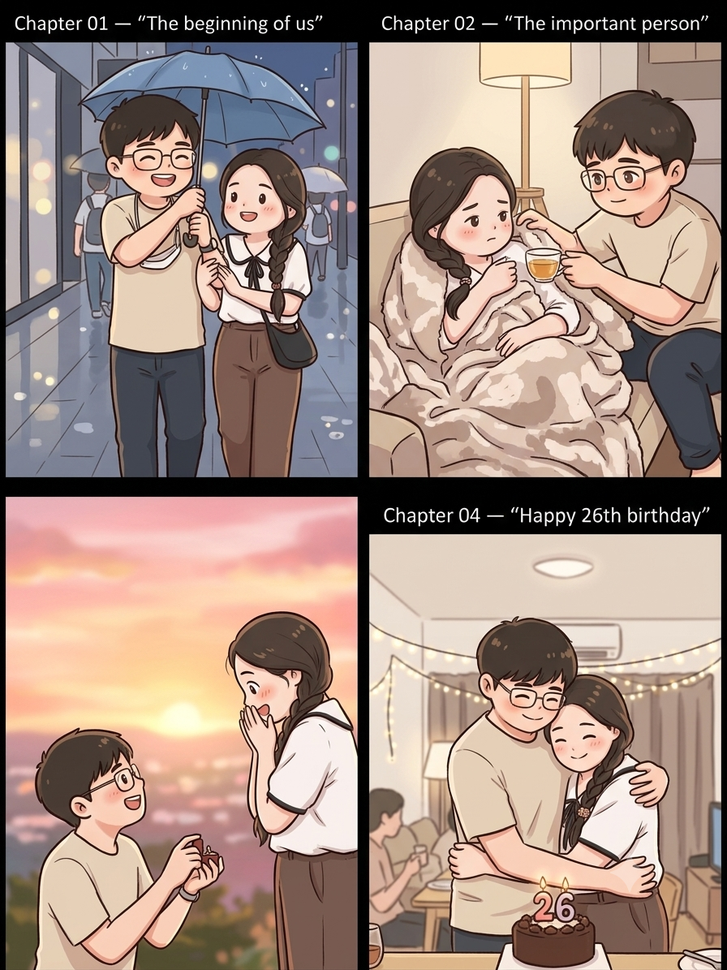
#> input picture assets/story_collage.png, 727 x 970 px, shrunk from 896 x 1195 before the run, found by its file name
$ python split_story_image.py --input assets/story_collage.png --outdir assets --rows 2 --cols 2
#> lines starting #> are read from the running program, lines starting #| are printed output that depends on the picture
#!/usr/bin/env python3
"""
Split a single collage image into N pieces for story chapters.
Defaults to a 2x2 grid producing 4 images: story_chapter_01.png ... _04.png

Usage:
    python tools/split_story_image.py --input assets/story_collage.png --outdir assets --rows 2 --cols 2

Requires: Pillow (pip install pillow)
"""
import os
import argparse
from PIL import Image


def split_image(input_path, out_dir, rows=2, cols=2, prefix='story_chapter'):
#> called with input_path = 'assets/story_collage.png', out_dir = 'assets', rows = 2, cols = 2, prefix = 'story_chapter'
    img = Image.open(input_path)
#> img is the input picture: PIL image 727x970 RGBA; mean R, G, B, A 161.5, 140.6, 130.4, 255
    w, h = img.size
#> w = 727; h = 970
    os.makedirs(out_dir, exist_ok=True)
    written = []
    idx = 1
    for r in range(rows):
        for c in range(cols):
            left = int(c * w / cols)
            upper = int(r * h / rows)
            right = int((c + 1) * w / cols)
            lower = int((r + 1) * h / rows)
            crop = img.crop((left, upper, right, lower))
            out_name = f"{prefix}_{idx:02d}.png"
            out_path = os.path.join(out_dir, out_name)
            crop.save(out_path)
            written.append(out_path)
            print(f"Wrote: {out_path}")
            idx += 1
#> this loop made 2 passes
#> pass 1, in split_image, `crop.save(out_path)`:
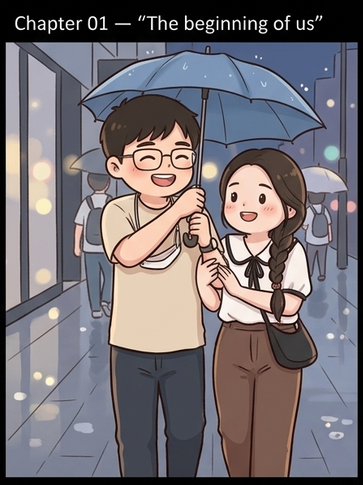
#> saved as story_chapter_01.png: PIL image 363x485 RGBA; mean R, G, B, A 117, 111.4, 116.5, 255
#> pass 1, in split_image, `crop.save(out_path)`:
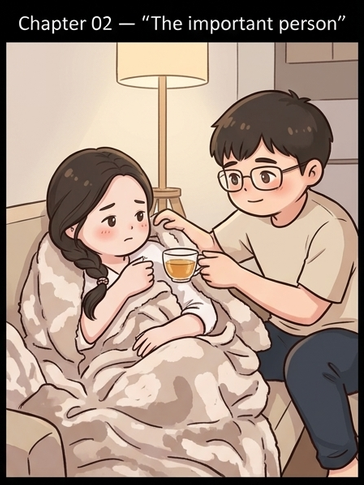
#> saved as story_chapter_02.png: PIL image 364x485 RGBA; mean R, G, B, A 165.7, 145, 131.5, 255
#> pass 2, in split_image, `crop.save(out_path)`:
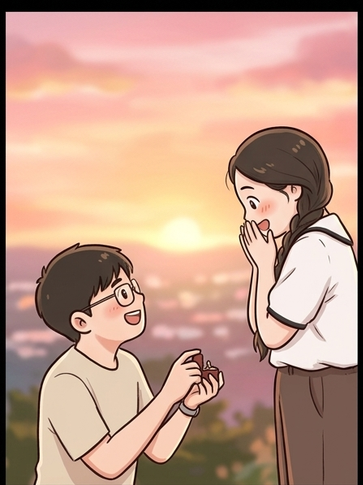
#> saved as story_chapter_03.png: PIL image 363x485 RGBA; mean R, G, B, A 193.9, 156.8, 139, 255
#> pass 2, in split_image, `crop.save(out_path)`:
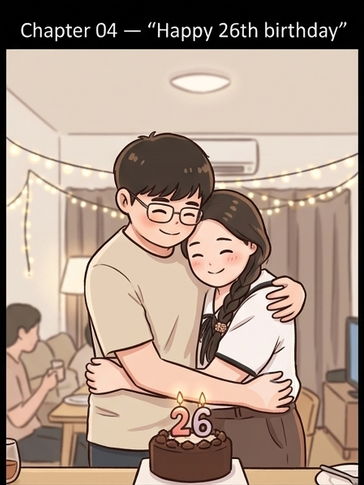
#> saved as story_chapter_04.png: PIL image 364x485 RGBA; mean R, G, B, A 169.5, 149, 134.7, 255
#> after the loop, idx = 5; written = ['assets/story_chapter_01.png', 'assets/story_chapter_02.png', 'assets/story_chapter_03.png', 'assets/story_chapter_04.png']
    return written


if __name__ == '__main__':
    parser = argparse.ArgumentParser(description='Split an image into a grid for story chapters.')
    parser.add_argument('--input', '-i', required=True, help='Path to input collage image')
    parser.add_argument('--outdir', '-o', default='assets', help='Output directory for chapter images')
    parser.add_argument('--rows', '-r', type=int, default=2, help='Number of rows to split')
    parser.add_argument('--cols', '-c', type=int, default=2, help='Number of columns to split')
    parser.add_argument('--prefix', '-p', default='story_chapter', help='Output filename prefix')

    args = parser.parse_args()
    files = split_image(args.input, args.outdir, rows=args.rows, cols=args.cols, prefix=args.prefix)
#> files has the same summary as written in split_image
    print(f"Done. Generated {len(files)} files.")
#| Done. Generated 4 files.

$ run again, with assets/cozy_together.png copied over assets/story_collage.png
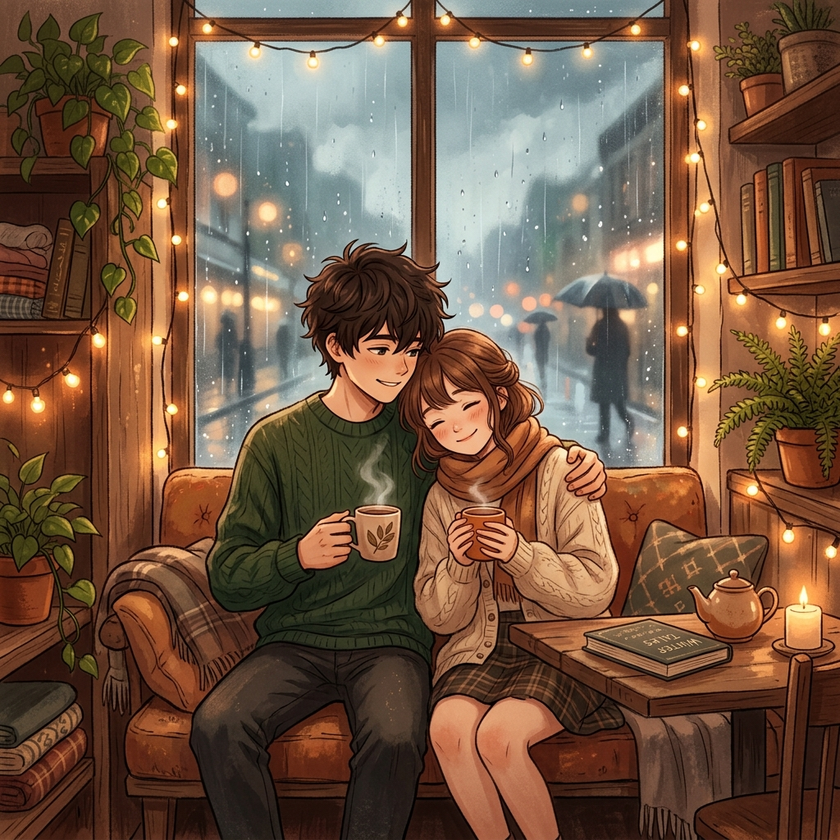
#> input picture assets/cozy_together.png, 840 x 840 px, shrunk from 1024 x 1024 before the run, found by its file name
#> in split_image, img is the input picture: PIL image 840x840 RGB; mean R, G, B 115.4, 87.2, 67.1
#> the loop in split_image, `for r in range(rows):` made 2 passes
#> pass 1, in split_image, `crop.save(out_path)`:
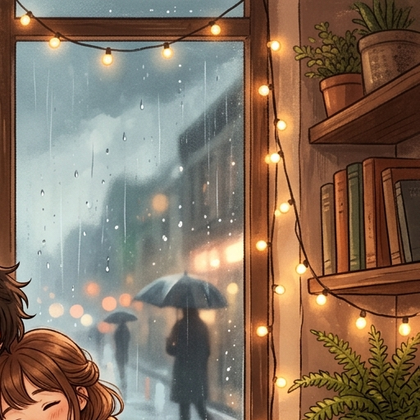
#> saved as story_chapter_02.png: PIL image 420x420 RGB; mean R, G, B 133.7, 113.8, 96.4
#> pass 2, in split_image, `crop.save(out_path)`:
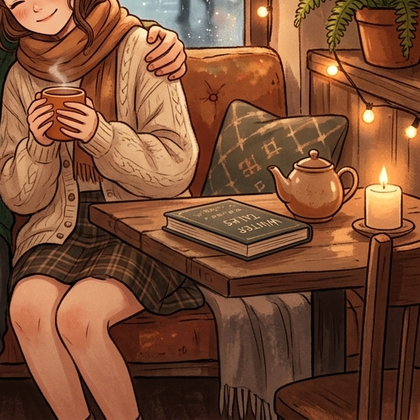
#> saved as story_chapter_04.png: PIL image 420x420 RGB; mean R, G, B 124.4, 78.2, 52.8
#> after the loop in split_image, `for r in range(rows):`: idx = 5; written = ['assets/story_chapter_01.png', 'assets/story_chapter_02.png', 'assets/story_chapter_03.png', 'assets/story_chapter_04.png']
#> files has the same summary as written in split_image
#| Done. Generated 4 files.
